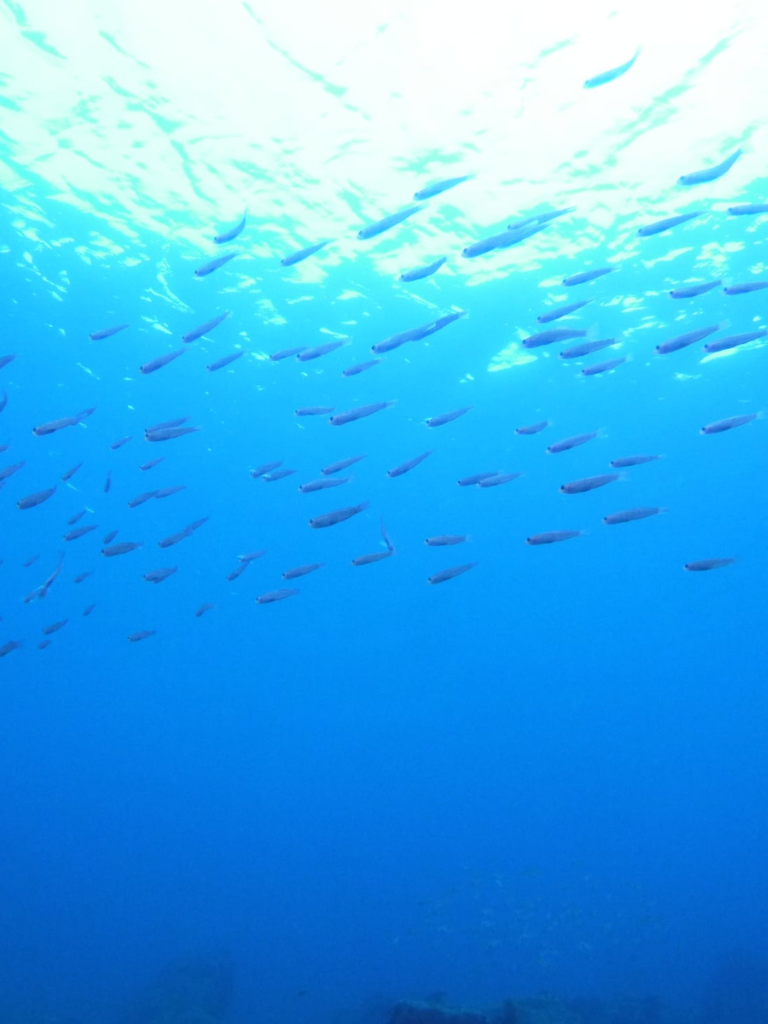
#> input picture assets/img/game-img/game-hero-mobile.png, 768 x 1024 px, given in place of P9138233.JPG, which was not available
$ python make_photos.py out.png
#> lines starting #> are read from the running program, lines starting #| are printed output that depends on the picture
import sys, json
from pathlib import Path
from PIL import Image, ImageOps
D='/Users/tetsujiyoshida/Desktop/01_写真・素材/'
OUT=Path(sys.argv[1])
# (出力名, 元, 切り取り(左,上,右,下の割合) or None)
jobs=[
 ('kelp-nudibranch', D+'過去の写真・動画/2026-09/20260913/P9138233.JPG', None),
 ('green-algae', D+'過去の写真・動画/2026-08/20260818/P8187696.JPG', None),
 ('sponge-hermit', D+'2026-11/20261105/PB049148.JPG', None),
 ('sea-fans', D+'過去の写真・動画/2026-09/20260917/P9178300.JPG', (0.0,0.16,1.0,0.725)),
 ('anemone-field', D+'2026-10/20261029/PA299002.JPG', None),
 ('octopus', D+'2026-10/20261021/PA218876.JPG', None),
 ('squid', D+'過去の写真・動画/2026-08/20260830/P8307975.JPG', None),
 ('hermit-anemone', D+'過去の写真・動画/2026-09/20260923/P9238324.JPG', None),
 ('anemone-shrimp-crab', D+'過去の写真・動画/2026-09/20260905/P9058074.JPG', None),
 ('urchin-crab', D+'2026-10/20261024/PA248938.JPG', None),
 ('sea-squirt', D+'過去の写真・動画/2026-09/20260905/P9058086.JPG', (0.0,0.19,1.0,0.7525)),
 ('ray-sand', D+'過去の写真・動画/2026-08/20260811/P8117480.JPG', None),
 ('predation', D+'過去の写真・動画/2026-08/20260815/P8157529.JPG', None),
 ('diver-hover', D+'2026-11/20261107/PB079181.JPG', None),
 ('kelp-school', D+'2026-11/20261107/PB079178.JPG', None),
 ('damsel-anemone', D+'2026-11/20261116/PB169218.JPG', None),
]
info={}
for name,src,crop in jobs:
    im=ImageOps.exif_transpose(Image.open(src)).convert('RGB')
    w,h=im.size
#> w = 768; h = 1024
    if crop:
        l,t,r,b=crop; im=im.crop((int(l*w),int(t*h),int(r*w),int(b*h)))
    # 4:3 に合わせる（中央）
    w,h=im.size
    if abs(w/h-4/3)>0.01:
        if w/h>4/3: nw=int(h*4/3); im=im.crop(((w-nw)//2,0,(w-nw)//2+nw,h))
        else: nh=int(w*3/4); im=im.crop((0,(h-nh)//2,w,(h-nh)//2+nh))
#> after `nh = int(w * 3 / 4)`: nh = 576
#> after `im = im.crop((0, (h - nh) // 2, w, (h - nh) // 2 + nh))`:
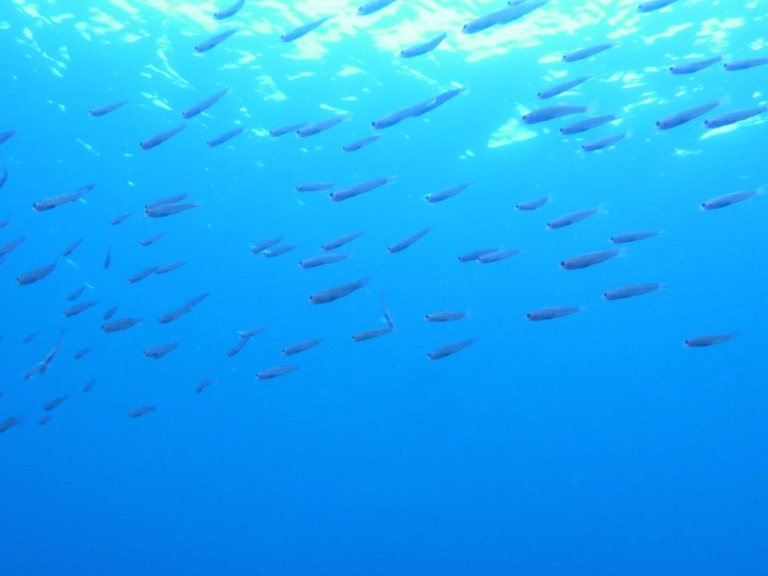
#> im: PIL image 768x576 RGB; mean R, G, B 29.1, 169.2, 246
    im=im.resize((1000,750),Image.LANCZOS)
#> im: PIL image 1000x750 RGB
    p=OUT/f'{name}.webp'
    im.save(p,'WEBP',quality=78,method=6)   # EXIF・位置情報は書き出さない
#> (the run stopped early here; a loop or call above may not have finished)

$ run again, on assets/img/game-img/game-hero.png
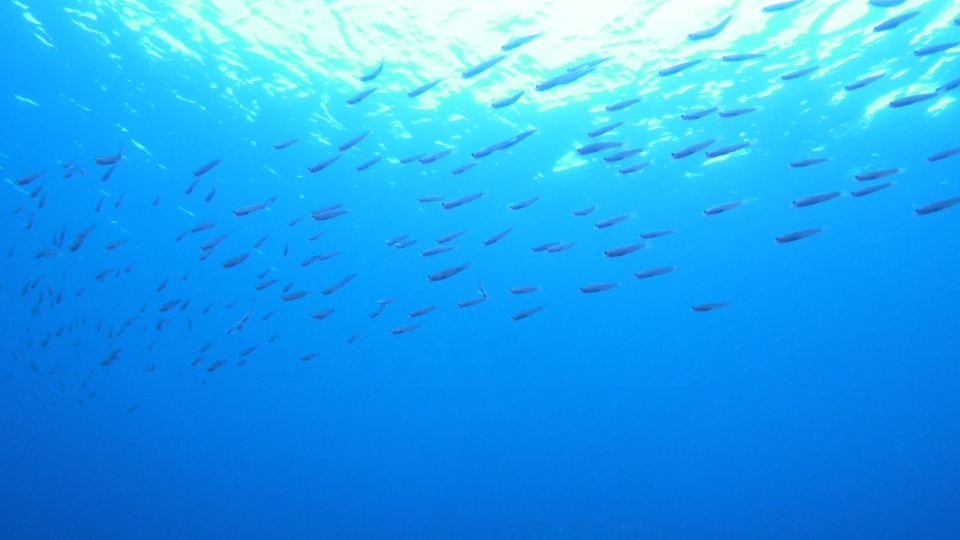
#> input picture assets/img/game-img/game-hero.png, 1920 x 1080 px, given in place of P9138233.JPG, which was not available (shown at 1/2 size)
#> `im = im.crop(((w - nw) // 2, 0, (w - nw) // 2 + nw, h))`:
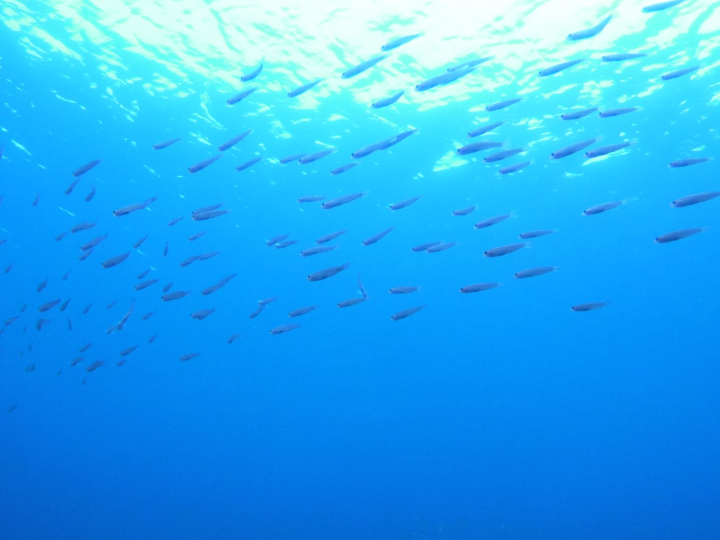
#> im: PIL image 1440x1080 RGB (shown at 1/2 size); mean R, G, B 42.9, 169, 241.7
#> `im=im.resize((1000,750),Image.LANCZOS)`:
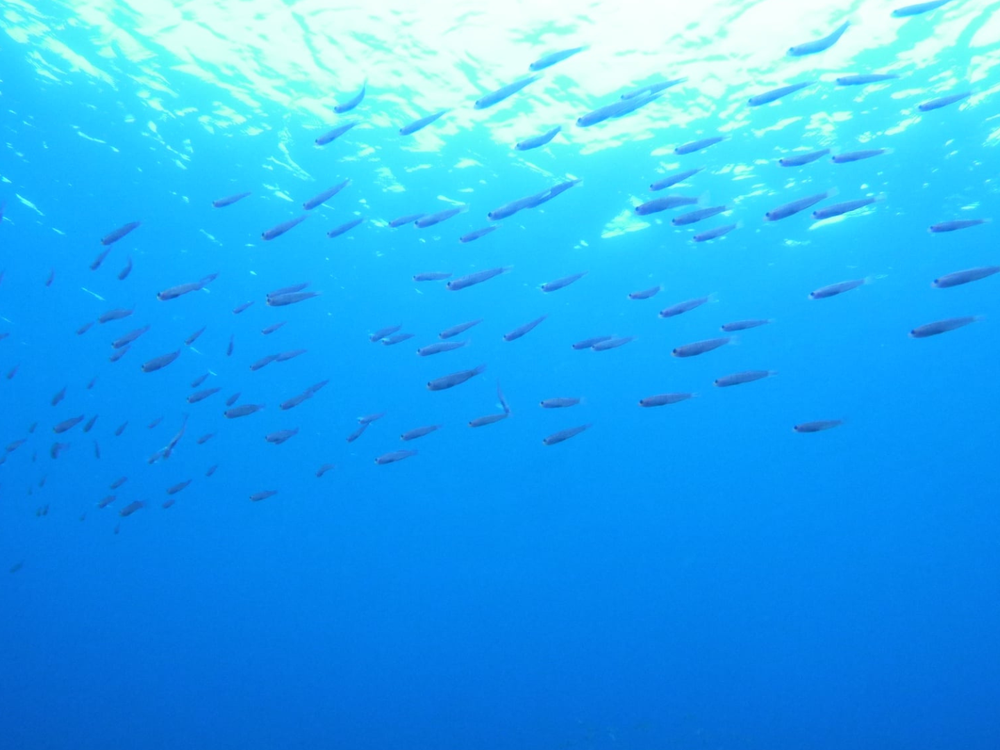
#> im: PIL image 1000x750 RGB; mean R, G, B 42.9, 169, 241.7
